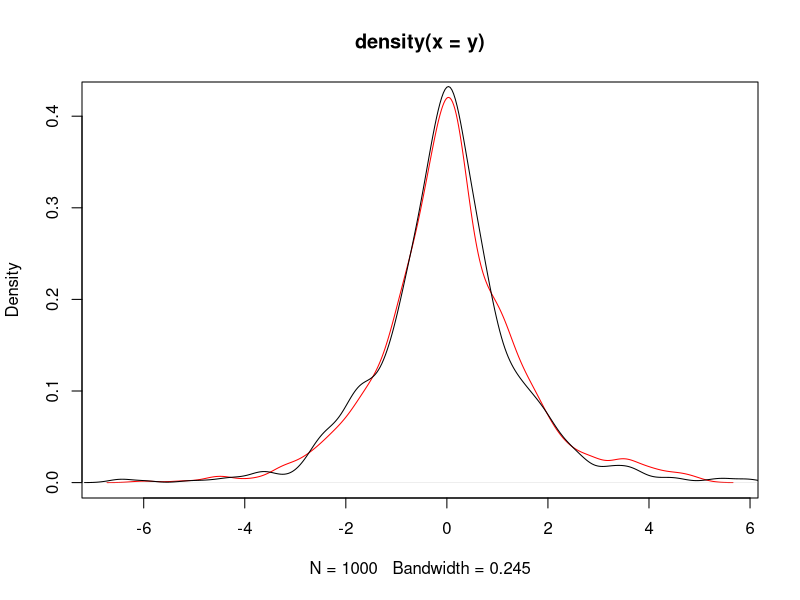
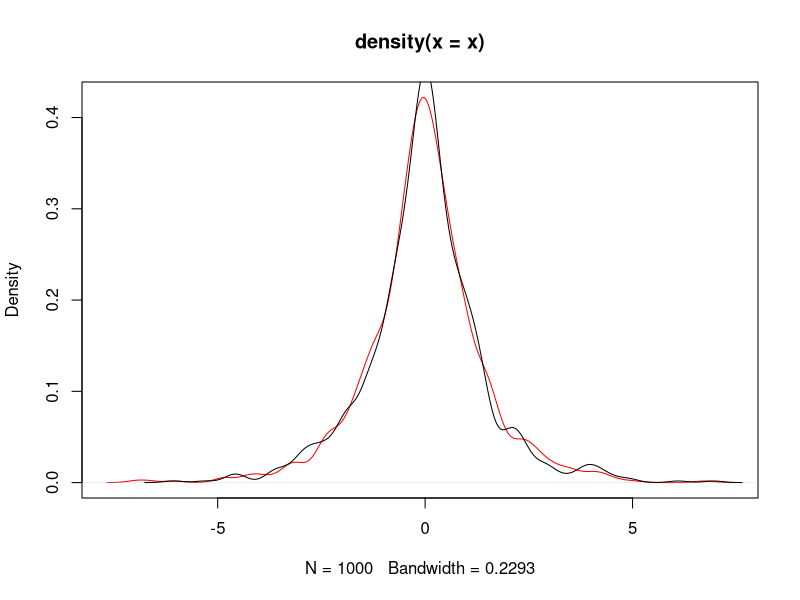
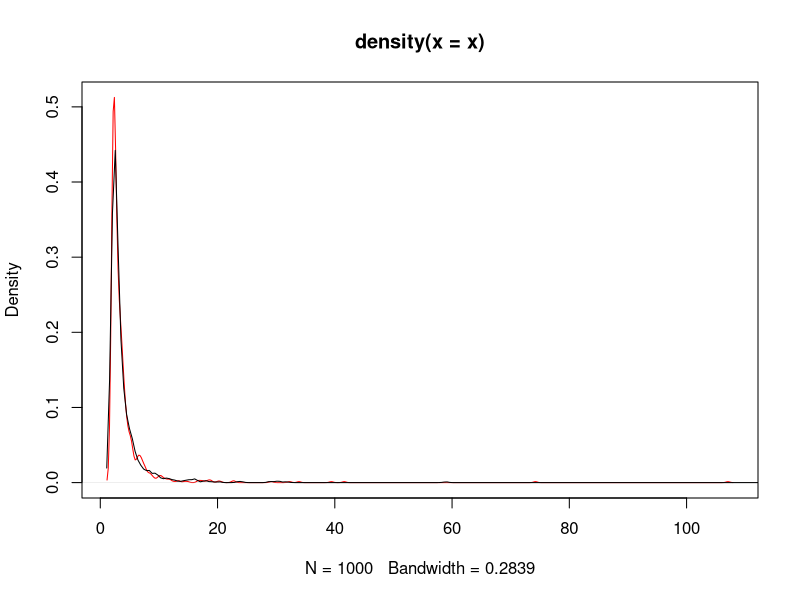
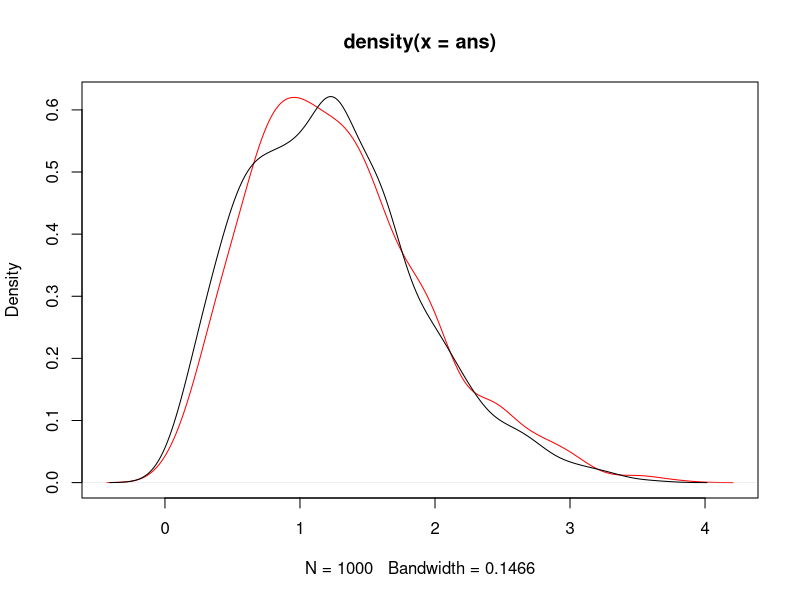
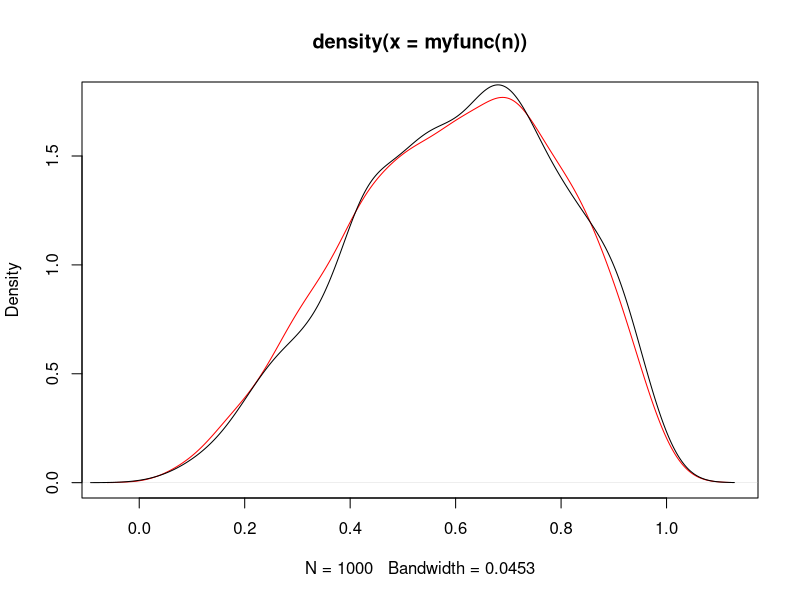

These charts were generated, in order, by the following R code: (Note: this script raises an error after producing the figures.)
# 3.2 laplace distribution
# acceptance-rejection method
# f(x) = exp(-|x|)/2
# f(x) < 1/2
# g(x) = 1/12
# c = 6
# determine the upper and lower for x
-optim(0,function (x) -exp(-abs(x))/2)$value
uniroot(function (x) exp(-abs(x))/2 - 0.001,c(-10,0),tol = 1e-9)$root



n <- 1000;k <- j <- 0
y <- numeric(n)

while (k < n) {
  u <- runif(1)
  j <- j + 1
  x <- runif(1,-6,6)
  if (exp(-abs(x)) > u){
    k <- k+1
    y[k]  <- x
 } 
}
plot(density(y),col='red')
lines(density(VGAM::rlaplace(n)))
# the inverse transform method
# F^{-1}(p)= sgn(p-0.5)ln(1-2|p-0.5|)
set.seed(123)
p = runif(n)
x = -sign(p-0.5)*log(1-2*abs(p-0.5))
plot(density(x),col='red')
lines(density(VGAM::rlaplace(n)))

# exercise 3.3
# F(x) = 1 - (b/x)^a
# x = exp(log(b) - log(1-u)/a)
a <- b <- 2
u <- runif(n)
x = exp(log(b) - log(1-u)/a)
plot(density(x),col='red')
lines(density(VGAM::rpareto(n,2,2)))


# exercise 3.4:the rayleigh density
# F(x)=1-exp(-x^2/(2sigma^2))

library(VGAM)
n = 1000

scale = 1
ans <- scale * sqrt(-2 * log(runif(n)))

plot(density(ans),col='red')
lines(density(rrayleigh(n)))

# 3.5 
set.seed(123)
library(dplyr)
n <- 10^3
u = runif(n)
x = case_when(u <= 0.1 ~ 0,
              u > 0.1 & u <= 0.3 ~ 1,
              u > 0.3 & u <= 0.5 ~ 2,
              u > 0.5 & u <= 0.7 ~ 3,
              u > 0.7 & u <= 1 ~ 4)

y <- sample(0:4, size = n, replace = T, 
       prob = c(0.1,0.2,0.2,0.2,0.3))

rbind(table(x)/n,table(y)/n)

# 3.6 prove

# 3.7
# f(x) < 1.8
# c = 2


myfunc <- function(n) {
k <- j <- 0
y <- numeric(n)

while (k < n) {
  u <- runif(1)
  j <- j + 1
  x <- runif(1)
  if (6*x^2*(1-x) > u){
    k <- k+1
    y[k]  <- x
  } 
}
return(y)
}
plot(density(myfunc(n)),col='red')
lines(density(rbeta(n,3,2)))

# 3.8
rm(list=ls)
myfunc <- function(n,mu,sigma) exp(rnorm(n,mu,sigma))

n <- 10^3;mu <- 0;sigma <- 1

x <- myfunc(n,mu,sigma)
# please note :The log normal distribution has density

# f(x) = 1/(√(2 π) σ x) e^-((log x - μ)^2 / (2 σ^2))

# where μ and σ are the mean and standard deviation of the logarithm. 
# The mean is E(X) = exp(μ + 1/2 σ^2),
# and the variance Var(X) = exp(2*μ + σ^2)*(exp(σ^2) - 1)

plot(x,dlnorm(x,meanlog = mu + sigma^2/2,
              sdlog= 2*mu + sigma^2 - log(exp(sigma^2) - 1)),
     col='black')

lines(density(x),col='red')

# 3.9
rm(list=ls())
myfunc <- function(n){
  U1 <- runif(n,-1,1)
  U2 <- runif(n,-1,1)
  U3 <- runif(n,-1,1)
  return(ifelse(abs(U3) >= abs(U1) & abs(U3) >= abs(U2),U2,U3))
  
}
x <- myfunc(10^3)

plot(x,(1-x^2)*3/4,col='red')
lines(density(x))

# 3.11
rm(list=ls())
p1 <- 0.75;n=1000
y <- p1*rnorm(n) + (1-p1)*rnorm(n,mean = 3,sd = 1)
plot(density(y))

for ( i in seq(0.1,0.9,0.1)){
  lines(density(i*rnorm(n) + (1-i)*rnorm(n,mean = 3,sd = 1)),col= 10*i)
}

# 3.12
n = 10^3;beta=2;r=4
y = rexp(n,rgamma(1,shape = 4,rate = 2))

# 3.13
plot(density(y),col ='red')
lines(density(exp(log(beta)-log(runif(n))/r)-beta))

# 3.14
rm(list=ls())
rmvn.Choleski <-
  function(n, mu, Sigma) {
    # generate n random vectors from MVN(mu, Sigma)
    # dimension is inferred from mu and Sigma
    d <- length(mu)
    Q <- chol(Sigma) # Choleski factorization of Sigma
    Z <- matrix(rnorm(n*d), nrow=n, ncol=d)
    X <- Z %*% Q + matrix(mu, n, d, byrow=TRUE)
    X
  }

X <- rmvn.Choleski(200, mu = 0:2, 
                   Sigma = matrix(c(10,-5,5,-5,10,-5,5,-5,10)/10,
                                  nrow=3,byrow = T))
pairs(X)

cor(X)
apply(X,2,mean)


# 3.17
rmvn.Choleski <-
  function(n, mu, Sigma) {
    # generate n random vectors from MVN(mu, Sigma)
    # dimension is inferred from mu and Sigma
    d <- length(mu)
    Q <- chol(Sigma) # Choleski factorization of Sigma
    Z <- matrix(rnorm(n*d), nrow=n, ncol=d)
    X <- Z %*% Q + matrix(mu, n, d, byrow=TRUE)
    X
  }
X <- rmvn.Choleski(200, mu, Sigma)
pairs(X)

# 3.18
d = 5
(m2 <- matrix(1:d^2, 5, 5))
# lower.tri(m2)
m2[lower.tri(m2)] <- 0
m2

for ( i in 1:d) {
  for (j in i:d) {
    m2[i,j] = ifelse(i == j,sqrt(rchisq(1,d-i+1)),rnorm(1))
    
  }
}
m2


# Chapter 6
# 6.1
n <- 10^4
x <- runif(n,min = 0,max = pi/3)
theta_hat <- mean(sin(x))*pi/3
print(theta_hat)
print(cos(0)-cos(pi/3))

# 6.2
x <- seq(.1,2.5,length = 10)
m <- 10^4
u <- runif(m)
cdf <- numeric(length(x))
for (i in 1:length(x)){
  cdf[i] <-  mean(x[i]*exp(-(u*x[i])^2/2))/sqrt(2*pi)
  
}
phi <- pnorm(x)-pnorm(0)
print(round(rbind(x,cdf,phi),3))

x <- 2;m <- 10^4;z <- rnorm(m)
g <- (z < x); v <- mean((g - mean(z))^2)/m
cdf <- mean(g)
v;c(cdf - 1.96*sqrt(v),cdf + 1.96*sqrt(v))

# 6.3
set.seed(123)
rm(list = ls())
n <- 10^4;x <- runif(n,min = 0, max = 0.5)

theta.hat <- mean(exp(-x))/2

print(theta.hat);print(1- exp(-0.5))

b  <-  1/2;a  <-  0
var_g <- mean((exp(-x) - mean(exp(-x)))^2)
v <- var_g*(b - a)^2/n
v
# exponential
set.seed(123)
rm(list = ls())
n <- 10^4;x <- rexp(n)

theta.hat <- mean(exp(-x))/2

print(theta.hat);print(1- exp(-0.5))

b  <-  1/2;a  <-  0
var_g <- mean((exp(-x) - mean(exp(-x)))^2)
v <- var_g*(b - a)^2/n
v

# 6.4
rm(list = ls())
set.seed(123)

x <- c(1:9)/10
m <- 10^4
u <- runif(m)
cdf <- numeric(length(x))
for (i in 1:length(x)){
  g <- u^2*x[i]^3*(1 - u*x[i])^2
  cdf[i] <- gamma(6)*mean(g)/gamma(3)^2
}
phi <- pbeta(x,3,3)
print(round(rbind(x,cdf,phi),3))

# 6.5 

rm(list = ls())
set.seed(123)

x <- 2;m <- 10^4;z <- rnorm(m);g <- (z < x)
v <- mean((g-mean(g))^2)/m;v

g1 <- mean(z < x)
v1 <- g1*(1-g1)/m;
v;v1

# 6.6
rm(list = ls())
set.seed(123)
m <- 10^4
u <- runif(m)
cov(exp(u),exp(1-u))
var(exp(u));var(exp(1-u));var(exp(u) + exp(1-u))

# simple MC
x <- numeric()
MC.Phi <- function(antithetic = TRUE) {
  for (i in 1:10^3) {
    u <- runif(20)
    if (!antithetic) v <- runif(20) else
      v <- 1 - u
    u <- c(u, v)
    g <- exp(u)
    x[i] <- mean(g) 
  }
  x
}

var(MC.Phi(antithetic = TRUE))
var(MC.Phi(antithetic = F))

# 6.9
rm(list = ls())
Rayleigh <- function(x, m = 10000, antithetic=TRUE){
  u <- runif(m/2)
  if (!antithetic)
    v <- runif(m/2)
  else
    v <- 1 - u
  u <- c(u,v)
  #calculate inv-cdf and varianace
  invcdf <- x * sqrt(-2 * log(u))
  invcdf
}

set.seed(123)
X1 <- Rayleigh(1.95, antithetic=FALSE)
set.seed(123)
X2 <- Rayleigh(1.95, antithetic=TRUE)
plot(density(X2))
lines(density(VGAM::rrayleigh(10^4,scale = 1.95)))

set.seed(321)
X1prime <- Rayleigh(1.95, antithetic=FALSE)

var(X1);var(X1prime);var(X2)

result1 <- (var(X1) - var(X2))/var(X1)
result2 <- (var(X1) - var(X1prime))/var(X1)


rev1 <- var(X1)/2 + var(X2)/2 + cov(X1, X2)
rev2 <- var(X1)/2 + var(X1prime)/2 + cov(X1, X1prime)
result3 <- (rev1 - rev2)/rev1 * 100
